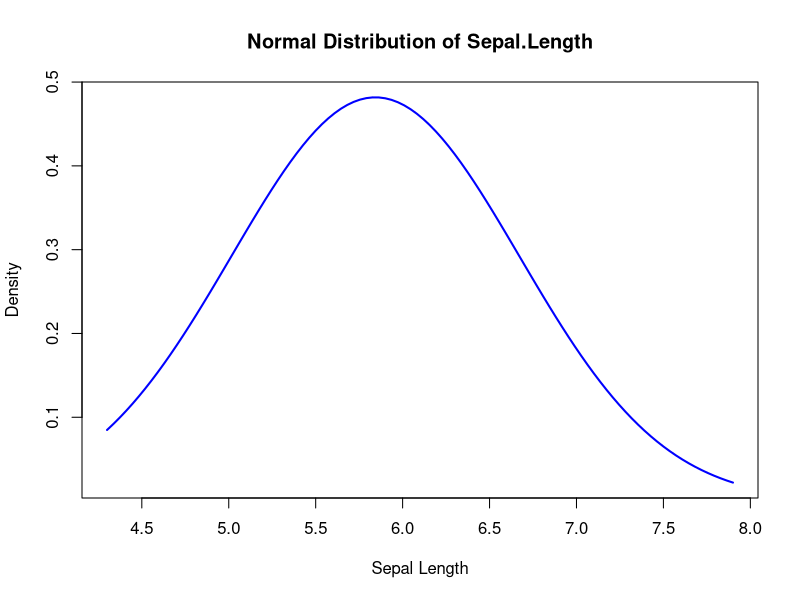
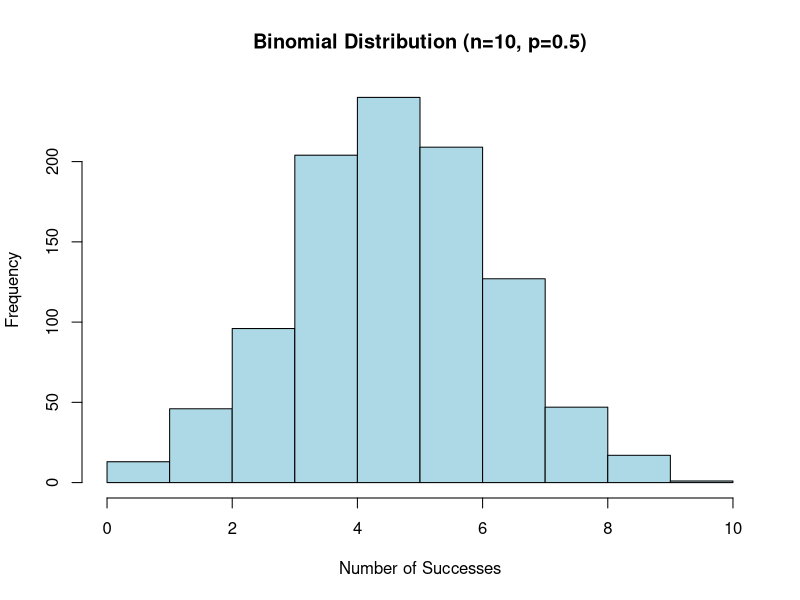

Generate these figures, in order, with R:
#Niranjan Muley Exercise 3.B
#Plot a normal distribution curve with mean = mean of Sepal.Length and sd = sd of Sepal.Length.
data(iris)
x <- seq(min(iris$Sepal.Length), max(iris$Sepal.Length), length.out = 100)
y <- dnorm(x, mean = mean(iris$Sepal.Length), sd = sd(iris$Sepal.Length))
plot(x, y, type = "l", col = "blue", lwd = 2, main = "Normal Distribution of Sepal.Length", xlab = "Sepal Length", ylab = "Density")

#Perform a Shapiro–Wilk test to check if Sepal.Length follows a normal distribution.
shapiro.test(iris$Sepal.Length)

#Simulate 1000 samples from a binomial distribution (n = 10, p = 0.5) and plot its histogram.
set.seed(100)
binom_samples <- rbinom(1000, size = 10, prob = 0.5)
hist(binom_samples, main = "Binomial Distribution (n=10, p=0.5)", xlab = "Number of Successes", col = "lightblue", border = "black")

#Compare the sample mean and variance with theoretical values for the binomial distribution.
sample_mean <- mean(binom_samples)
sample_variance <- var(binom_samples)
theoretical_mean <- 10 * 0.5
theoretical_variance <- 10 * 0.5 * 0.5
sample_mean
sample_variance
theoretical_mean
theoretical_variance
